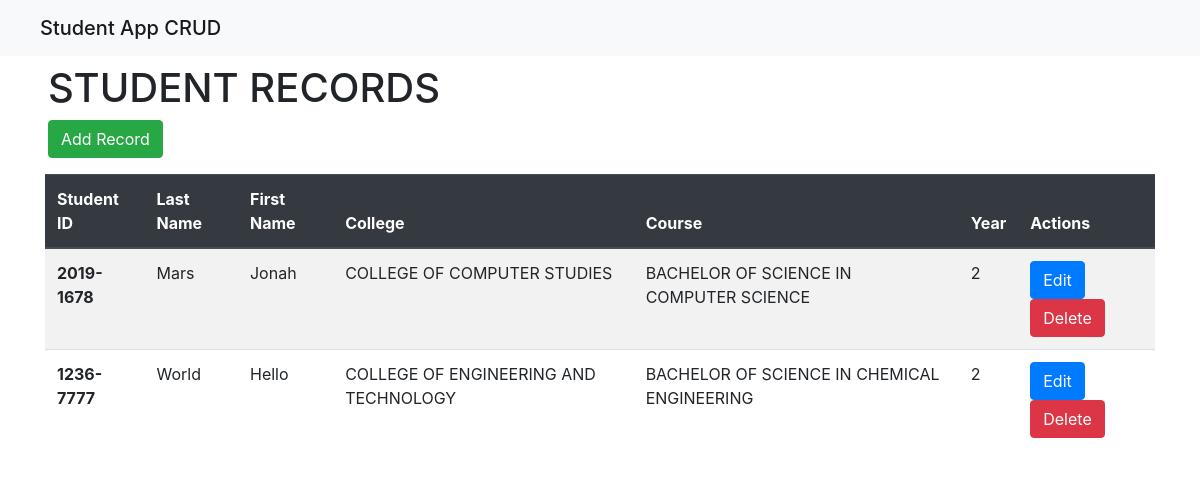
/index, run on the app's committed database.
### tables this page shows
CREATE TABLE "students" (
	"ID"	INTEGER,
	"STUDENT_ID"	TEXT NOT NULL UNIQUE,
	"STUDENT_FIRST_NAME"	TEXT NOT NULL,
	"STUDENT_LAST_NAME"	TEXT NOT NULL,
	"STUDENT_COLLEGE"	TEXT NOT NULL,
	"STUDENT_COURSE"	TEXT NOT NULL,
	"STUDENT_YEAR"	INTEGER NOT NULL,
	"STUDENT_GENDER"	TEXT,
	"STUDENT_DEPT"	TEXT,
	PRIMARY KEY("ID" AUTOINCREMENT)
);

### app/views.py (the view, shortened to what this page needs)
@app.route('/', methods=['GET'])
@app.route('/index', methods=['GET', 'POST'])
def index():
    user = models.Student()
    rows = user.read()
    return render_template('index.html', rows=rows)

### app/models.py (called while the page is built)
    def read(self):
        conn = sqlite3.connect(self.basedir + self.DATABASE)
        conn.row_factory = sqlite3.Row
        cur = conn.cursor()
        select_table_query = " SELECT STUDENT_ID, STUDENT_FIRST_NAME, STUDENT_LAST_NAME, STUDENT_COLLEGE, STUDENT_COURSE, STUDENT_YEAR,STUDENT_GENDER,STUDENT_DEPT FROM students "
        try:
            cur.execute(select_table_query)
            data = cur.fetchall()
            return data
        except Error as e:
            print(e)
        finally:
            conn.close()

### app/templates/index.html (shortened to what this page needs)
{% extends 'layout/master_layout.html' %}
{% block content %}
    <nav class="navbar navbar-light bg-light">
        <span class="navbar-brand mb-0 h1 ml-4">Student App CRUD</span>
    </nav>
    <div>
        <h1 class="ml-5 mt-2">STUDENT RECORDS</h1>
    </div>
    <div>
        <button type="button" class="ml-5 btn btn-success" data-toggle="modal" data-target="#exampleModal">
            Add Record
        </button>
    </div>
    <div class="container">
        <div class="row">
            <div class="col">
                <table class="table table-striped mt-3">
                    <thead class="thead-dark">
                      <tr>
                        <th scope="col">Student ID</th>
                        <th scope="col">Last Name</th>
                        <th scope="col">First Name</th>
                        <th scope="col">College</th>
                        <th scope="col">Course</th>
                        <th scope="col">Year</th>
                        <th scope="col">Actions</th>
                      </tr>
                    </thead>
                    <tbody>
                      {% for row in rows %}
                        <tr>
                            <th scope="row">{{row.STUDENT_ID}}</th>
                            <td>{{row['STUDENT_LAST_NAME']}}</td>
                            <td>{{row['STUDENT_FIRST_NAME']}}</td>
                            <td>{{row['STUDENT_COLLEGE']}}</td>
                            <td>{{row['STUDENT_COURSE']}}</td>
                            <td>{{row['STUDENT_YEAR']}}</td>
                            <td>
                            <div>
                                <button type="button" class="btn btn-primary" data-toggle="modal" data-target="#editModal{{ row['STUDENT_ID'] }}">
                                Edit
                                </button>
                                <button type="button" class="btn btn-danger" data-toggle="modal" data-target="#deleteModal{{ row['STUDENT_ID'] }}">
                                Delete
                                </button>
                            </td>
                        </tr>
                        {% endfor %}
                    </tbody>
                  </table>
            </div>
        </div>
    </div>
{% endblock %}

### app/templates/layout/master_layout.html (shortened to what this page needs)
<!DOCTYPE html>
<html lang="en">
<head>
    <link rel="stylesheet" href="https://cdn.jsdelivr.net/npm/bootstrap@4.5.3/dist/css/bootstrap.min.css">
</head>
<body>
    {% block content %}
    {% endblock %}
</body>
</html>

### data on the page
students: STUDENT_ID "2019-1678", STUDENT_LAST_NAME "Mars", STUDENT_FIRST_NAME "Jonah", STUDENT_COLLEGE "COLLEGE OF COMPUTER STUDIES", STUDENT_COURSE "BACHELOR OF SCIENCE IN COMPUTER SCIENCE", STUDENT_YEAR "2"
students: STUDENT_ID "1236-7777", STUDENT_LAST_NAME "World", STUDENT_FIRST_NAME "Hello", STUDENT_COLLEGE "COLLEGE OF ENGINEERING AND TECHNOLOGY", STUDENT_COURSE "BACHELOR OF SCIENCE IN CHEMICAL ENGINEERING", STUDENT_YEAR "2"
